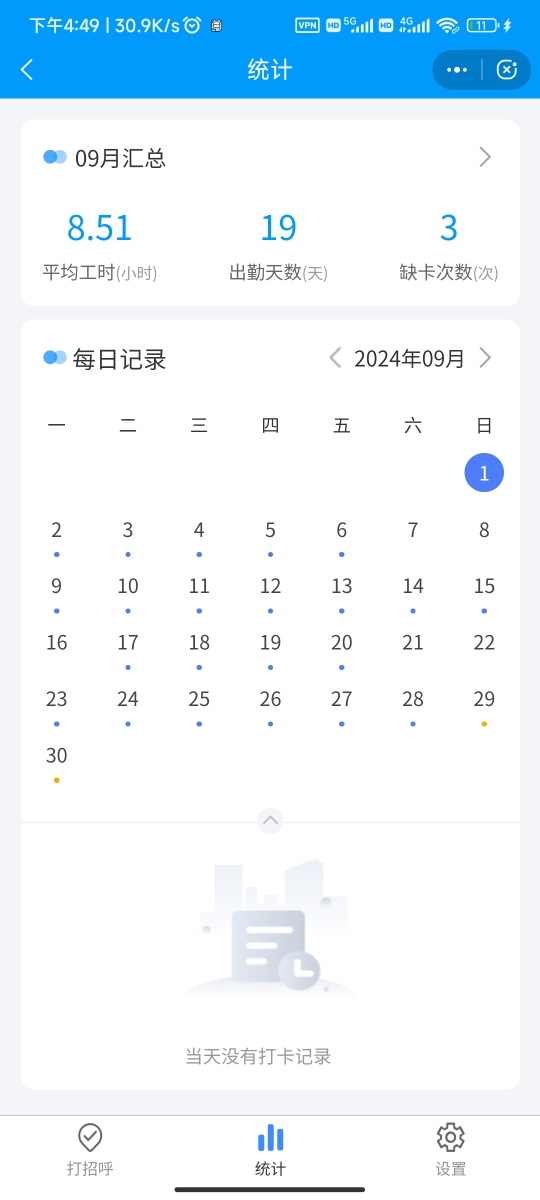
#> input picture Image/attendance.png, 540 x 1200 px
$ python main.py
#> lines starting #> are read from the running program, lines starting #| are printed output that depends on the picture; after the words box and inside, x2 and y2 are one past the last pixel; in counts of white or black regions, pixels touching at a corner belong together
### Image_Preprocess.py
import cv2


def preprocess_image(image_path):
    # 加载图像
#> called with image_path = 'Image/attendance.png'
    img = cv2.imread(image_path)
#> img is the input picture: shape (1200, 540, 3); mean B, G, R 251, 242.4, 230.1

    # 灰度化处理
    gray = cv2.cvtColor(img, cv2.COLOR_BGR2GRAY)
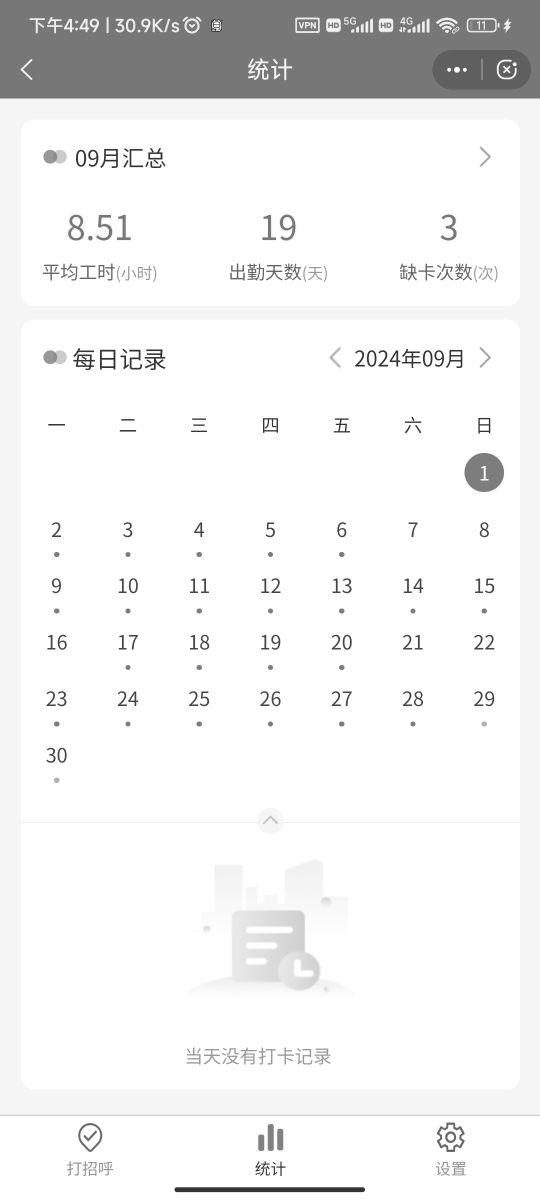
#> gray: shape (1200, 540); min 49, max 255, mean 239.7

    # 去噪处理（高斯模糊）
    blurred = cv2.GaussianBlur(gray, (5, 5), 0)

    # 提高对比度（直方图均衡化）
    resized = cv2.equalizeHist(blurred)
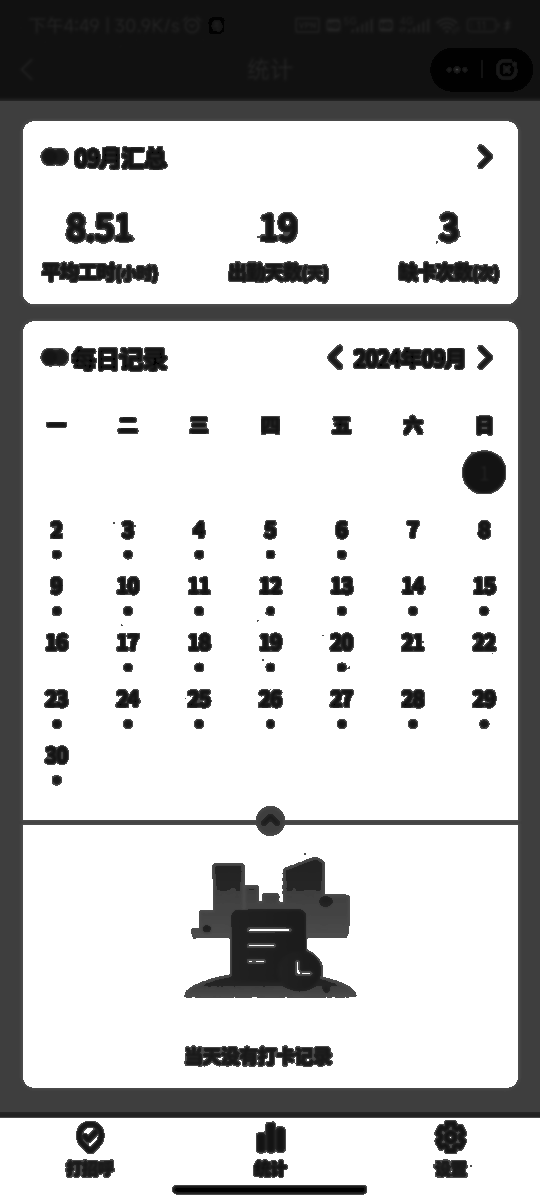
#> resized: shape (1200, 540); min 0, max 255, mean 192.1

    return img, resized

### Region_Detection.py
import cv2
import numpy as np


def detect_and_display_regions(img,resized_img):
    """
    检测图像中的月份和日期区域，并显示结果。

    参数:
    - image: 待处理的图像。
    - min_w_month: 月份区域的最小宽度。
    - min_h_month: 月份区域的最小高度。
    - min_w_date: 日期区域的最小宽度。
    - min_h_date: 日期区域的最小高度。
    """
    # Canny 边缘检测
    edges = cv2.Canny(resized_img, 1, 10)
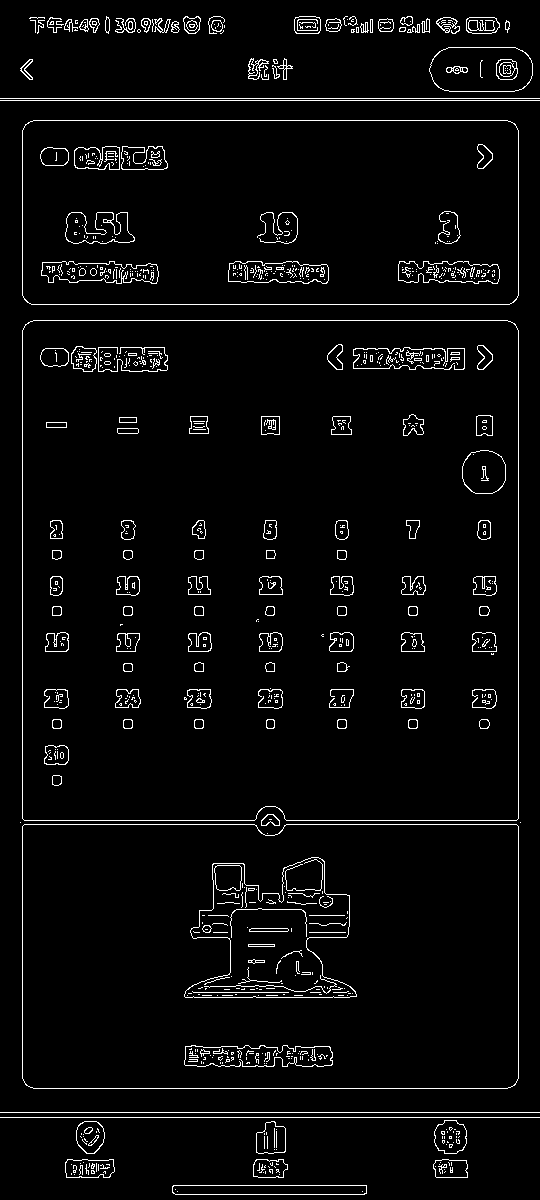
#> edges: shape (1200, 540); 3.8% white in thin lines or dots

    # 查找轮廓
    contours, _ = cv2.findContours(edges, cv2.RETR_EXTERNAL, cv2.CHAIN_APPROX_SIMPLE)
#> contours = 68 contours, 31 with area under 20; largest, box (x1, y1, x2, y2) and area: (22, 320, 519, 821) 247592, (22, 824, 519, 1089) 130623, (22, 120, 519, 305) 91127, (429, 47, 533, 92) 4104, (172, 1185, 367, 1195) 1741

    # 初始化区域列表
    month_region = None
    date_regions = []
    month_regions = []
    max_area=None
    largest_contour=None
    # 遍历轮廓，找到面积最大的轮廓
    for cnt in contours:
        area = cv2.contourArea(cnt)
        if area > max_area:
            max_area = area
            largest_contour = cnt
#> this loop made 1 pass
#> area on pass 1: 1741

    # 检查是否找到外层轮廓
    largest_inner_contour = None
    if largest_contour is not None:
        # 在原图上绘制外层最大轮廓
        cv2.drawContours(img, [largest_contour], -1, (0, 255, 0), 2)  # 用绿色绘制外层最大轮廓

        # 提取感兴趣区域（ROI）
        x, y, w, h = cv2.boundingRect(largest_contour)
        roi = img[y:y + h, x:x + w]
        # 灰度化处理
        gray = cv2.cvtColor(roi, cv2.COLOR_BGR2GRAY)

        # 去噪处理（高斯模糊）
        blurred = cv2.GaussianBlur(gray, (5, 5), 0)
        # 提高对比度（直方图均衡化）
        resized = cv2.equalizeHist(blurred)
        # 在 ROI 内检测轮廓
        roi_edges = cv2.Canny(resized, 50, 150)
        roi_contours, _ = cv2.findContours(roi_edges, cv2.RETR_EXTERNAL, cv2.CHAIN_APPROX_SIMPLE)

        # 查找 ROI 内的最大轮廓
        max_inner_area = 0
        largest_inner_contour = None

        for cnt in roi_contours:
            area = cv2.contourArea(cnt)
            if area > max_inner_area:
                max_inner_area = area
                largest_inner_contour = cnt

        # 检查是否找到内层轮廓
        if largest_inner_contour is not None:
            # 将内层轮廓偏移到原图坐标系中
            largest_inner_contour = largest_inner_contour + np.array([x, y])

            print(f"Inner contour area: {max_inner_area}")
        else:
            print("No inner contour found in ROI.")
    else:
        print("No outer contour found!")


    cv2.destroyAllWindows()

    return month_region, month_regions, date_region, date_regions


# [17 lines left out: function crop_region_from_original, not called in this run]

### main.py
import json
import cv2
import numpy as np
from paddleocr import PaddleOCR, draw_ocr
from Image_Preprocess import preprocess_image
from Paddle_OCR import extract_month_info, detect_calendar_contours
from Region_Detection import detect_and_display_regions, crop_region_from_original

if __name__ == '__main__':


    img, resized_img = preprocess_image("Image/attendance.png")
#> (the run stopped early here; a loop or call above may not have finished)
